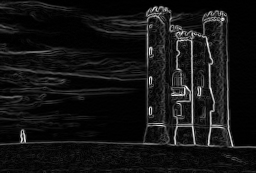

The Python source for this figure:
import numpy as np
import matplotlib.image as mpimage
import matplotlib.pyplot as plt


def show_image(img):
    """
    Shows an image (img) using matplotlib
    """
    if isinstance(img, np.ndarray):
        if img.shape[-1] == 3 or img.shape[-1] == 4:
            plt.imshow(img[...,:3])
        if img.shape[-1] == 1 or img.shape[-1] > 4:
            plt.imshow(img[:,:], cmap="gray")
        plt.show()


def convolution2D(img, kernel):
    """
    Computes the convolution between kernel and image

    :param img: grayscale image
    :param kernel: convolution matrix
    :return: result of the convolution
    """
    # 1.1.1 TODO. Initialisieren Sie das resultierende Bild
    new_img = np.zeros(img.shape)
    p_img = np.pad(img, kernel.shape[0]//2, mode='edge')
    # 1.1.2 TODO. Implementieren Sie die Faltung.
    for i in range(kernel.shape[0]//2, p_img.shape[0]-kernel.shape[0]//2):
        for j in range(kernel.shape[0]//2, p_img.shape[1]-kernel.shape[1]//2):
            new_img[i-kernel.shape[0]//2,j-kernel.shape[1]//2] = (kernel * p_img[i-kernel.shape[0]//2: i-kernel.shape[0]//2+kernel.shape[0], j-kernel.shape[1]//2: j-kernel.shape[1]//2+kernel.shape[1]]).sum()
    # Achtung: die Faltung (convolution) soll mit beliebig großen Kernels funktionieren.
    # Tipp: Nutzen Sie so gut es geht Numpy, sonst dauert der Algorithmus zu lange.
    # D.h. Iterieren Sie nicht über den Kernel, nur über das Bild. Der Rest geht mit Numpy.

    # Achtung! Achteten Sie darauf, dass wir ein Randproblem haben. Wie ist die Faltung am Rand definiert?
    # Tipp: Es gibt eine Funktion np.pad(Matrix, 5, mode="edge") die ein Array an den Rändern erweitert.

    # 1.1.3 TODO. Returnen Sie das resultierende "Bild"/Matrix
    return new_img


def magnitude_of_gradients(RGB_img):
    """
    Computes the magnitude of gradients using x-sobel and y-sobel 2Dconvolution

    :param img: RGB image
    :return: length of the gradient
    """
    # 3.1.1 TODO. Wandeln Sie das RGB Bild in ein grayscale Bild um.
    RGB_img = RGB_img.astype("float64")
    g_img = RGB_img[..., :3] @ np.array([0.299, 0.587, 0.114])
    # 3.1.2 TODO: Definieren Sie den x-Sobel Kernel und y-Sobel Kernel.
    x_sobel = np.array([[1,0,-1],
                        [2,0,-2],
                        [1,0,-1]])
    y_sobel = np.array([[1,2,1],
                        [0,0,0],
                        [-1,-2,-1]])
    # 3.1.3 TODO: Nutzen Sie sie convolution2D Funktion um die Gradienten in x- und y-Richtung zu berechnen.
    x_grad = convolution2D(g_img, x_sobel)
    y_grad = convolution2D(g_img, y_sobel)
    # 3.1.4 TODO: Nutzen Sie die zwei resultierenden Gradienten um die gesammt Gradientenlängen an jedem Pixel auszurechnen.
    return np.sqrt(x_grad**2 + y_grad**2)
    #return np.arctan(x_grad/y_grad)

# Diese if Abfrage (if __name__ == '__main__':) sorgt dafür, dass der Code nur
# ausgeführt wird, wenn die Datei (mog.py) per python/jupyter ausgeführt wird ($ python mog.py).
# Solltet Ihr die Datei per "import mog" in einem anderen Script einbinden, wird dieser Code übersprungen.
if __name__ == '__main__':
    # Bild laden und zu float konvertieren
    img = mpimage.imread('bilder/tower.jpg')
    show_image(img)
    #show_image(img)
    img = img.astype("float64")
    x_sobel = np.array([[1,0,-1],
                        [2,0,-2],
                        [1,0,-1]])
    y_sobel = np.array([[1,2,1],
                        [0,0,0],
                        [-1,-2,-1]])
    sharpen = np.array([[0,-1,0],
                        [-1,5,-1],
                        [0,-1,0]])
    emboss = np.array([[-2,-1,0],
                        [-1,1,1],
                        [0,1,2]])
    edge_detection = np.array([ [-1,-1,-1],
                                [-1,8,-1],
                                [-1,-1,-1]])
    blur = (1/250)/np.array([[1,4,6,4,1],
                           [4,16,24,16,4],
                           [6,24,36,24,6],
                           [4,16,24,16,4],
                           [1,4,6,4,1]])

    # Wandelt RGB Bild in ein grayscale Bild um
    gray = img[...,:3]@np.array([0.299, 0.587, 0.114])
    conv_img_sobelx = convolution2D(gray,x_sobel)
    conv_img_sobely = convolution2D(gray, y_sobel)
    conv_img_sharpen = convolution2D(gray, sharpen)
    conv_img_emboss = convolution2D(gray, emboss)
    conv_img_edge_detection = convolution2D(gray, edge_detection)
    conv_img_blur = convolution2D(gray, blur)
    #print(gray)

    #show_image(conv_img)

    mog = magnitude_of_gradients(img)
    show_image(mog)
    # Aufgabe 1.
    # 1.1 TODO: Implementieren Sie die convolution2D Funktion (oben)

    # Aufgabe 2.
    # 2.1 TODO: Definieren Sie mindestens 5 verschiedene Kernels (darunter sollten beide Sobel sein) und testen Sie sie auf dem grayscale Bild indem Sie convolution2D aufrufen.
    # 2.2 TODO: Speichern Sie alle Resultate als Bilder (sehe Tipp 2). Es sollten 5 Bilder sein.

    # Aufgabe 3:
    # 3.1 TODO: Implementieren Sie die magnitude_of_gradients Funktion (oben) und testen Sie sie mit dem RGB Bild.
    # 3.2 TODO: Speichern Sie das Resultat als Bild (sehe Tipp 2).

    # ------------------------------------------------
    # Nützliche Funktionen:
    # ------------------------------------------------
    # Tipp 1: So können Sie eine Matrix als Bild anzeigen:
    # show_image(gray)

    # Tipp 2: So können Sie eine NxMx3 Matrix als Bild speichern:
    # mpimage.imsave("test.png", img)
    # und so können Sie eine NxM Matrix als grayscale Bild speichern:
    mpimage.imsave("sobel_x.png", conv_img_sobelx, cmap="gray")
    mpimage.imsave("sobel_ly.png", conv_img_sobely, cmap="gray")
    mpimage.imsave("sharpen.png", conv_img_sharpen, cmap="gray")
    mpimage.imsave("emboss.png", conv_img_emboss, cmap="gray")
    mpimage.imsave("edge_detection.png", conv_img_edge_detection, cmap="gray")
    mpimage.imsave("blur.png", conv_img_blur, cmap="gray")
    mpimage.imsave("mog.png", mog, cmap="gray")
